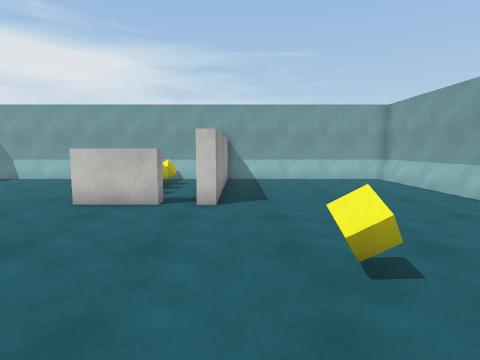
view 1 (above)

13 first-person views from a walk through a scene from a Unity 3-D project. The camera is 1.4 m above the floor, tilts 6° down and sees 80° across. The floor is counted in squares, 1 m on a side. Each view is taken from the middle of a square. On the plan, view 1 faces up. The plan holds only what a view shows up to about 14 squares ahead; the rest is blank. The player character is not drawn. Surface patterns are stand-ins for the level's own textures.

view 2
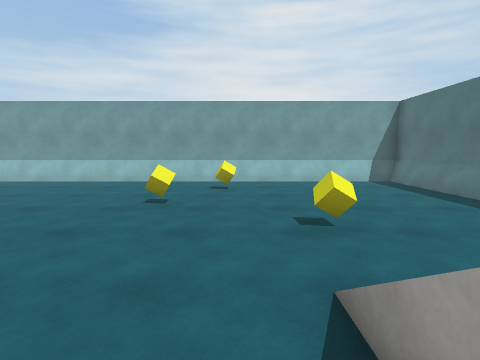

view 3
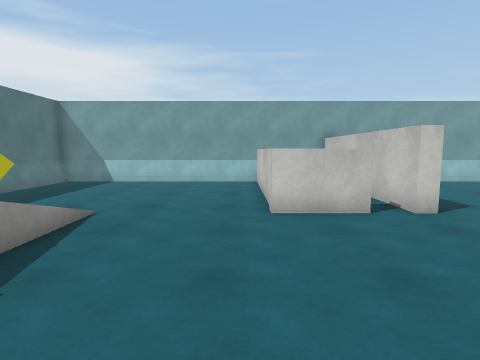

view 4
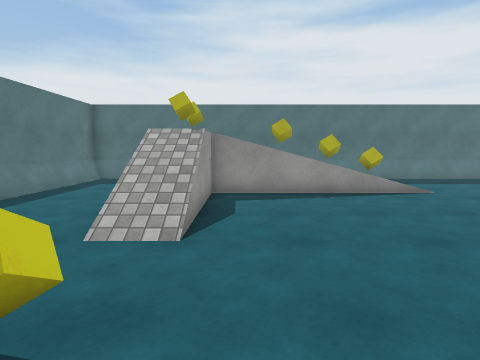

view 5
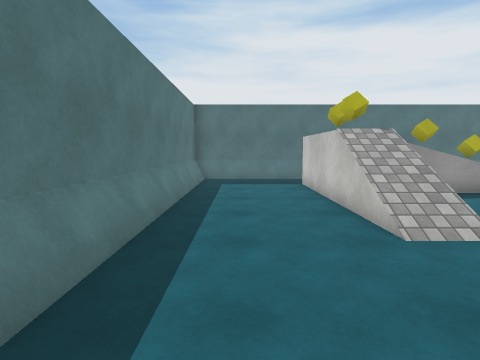

view 6
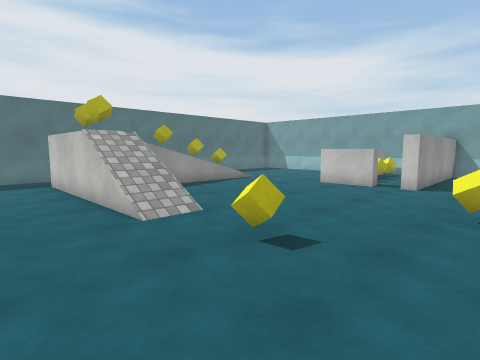

view 7
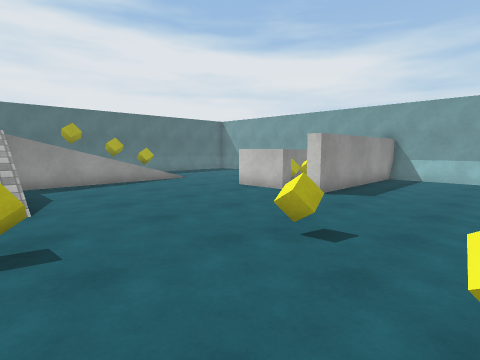

view 8
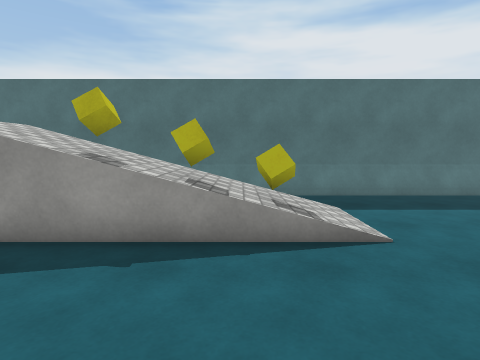

view 9
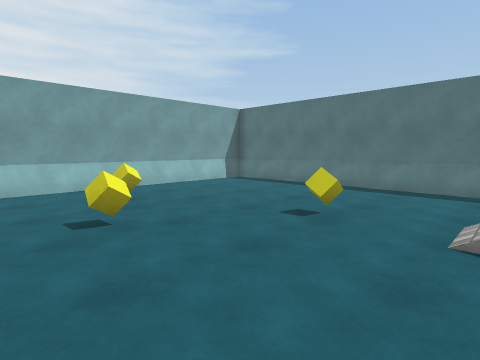

view 10
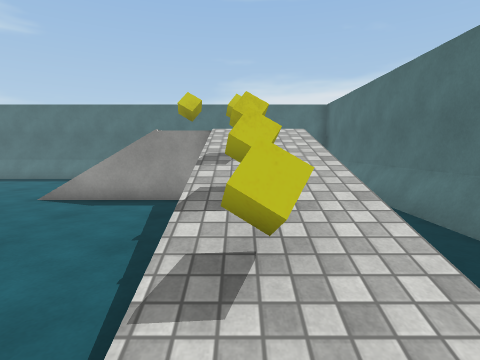

view 11
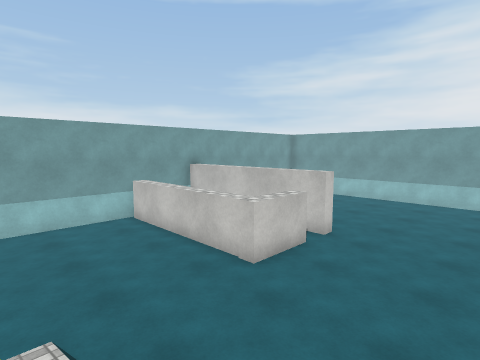

view 12
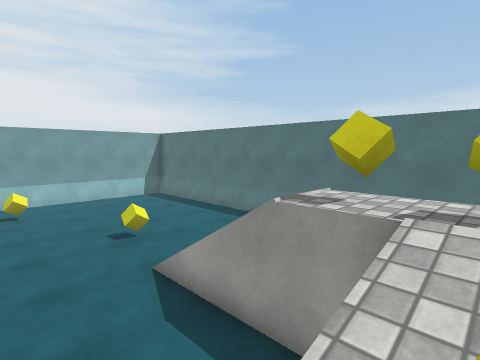

view 13
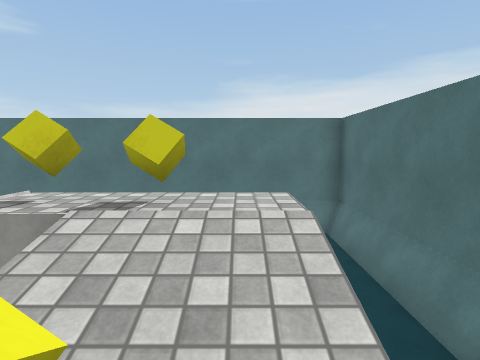

### Floor plan
Key: @ floor where view 1 was taken; # wall or solid block; . main floor; : floor 2 m higher than the main floor; / step, stairs or slope; = window, fence, low wall or low ledge; ^ raised ledge; C yellow cube; O other object.
Columns run from 13 left of view 1 to 7 right of it. Each row starts with its distance up from view 1.
 14 #####################
 13 =........^ .#.......#
 12 =........^C.#.......#
 11 =........^O.#.......#
 10 =........^O.#.......#
  9 =........^O.#.......#
  8 =........^^.#.......#
  7 =..//....^^.........#
  6 =../C...............#
  5 =.////..............#
  4 =.//C...............#
  3 =.////........C.....#
  2 =.//C............C..#
  1 =.////..............#
  0 =..::C#///...@......#
 -1 =.#:::////..C.......#
 -2 =...................#
 -3 =...................#
 -4 =...................#
 -5 =...................#
 -6 #===================#

Where each view was taken, in squares from view 1:
view 1: 0 up, 0 right, facing up
view 2: 1 up, 6 left, facing right
view 3: 1 up, 5 left, facing up
view 4: 1 up, 1 right, facing left
view 5: 4 down, 1 right, facing left
view 6: 4 down, 2 right, facing up-left
view 7: 1 down, 4 right, facing up-left
view 8: 5 up, 4 left, facing left
view 9: 5 up, 4 left, facing down-right
view 10: 8 up, 9 left, facing down
view 11: 3 up, 9 left, facing up-right
view 12: 3 up, 9 left, facing down-right
view 13: 3 up, 10 left, facing down
